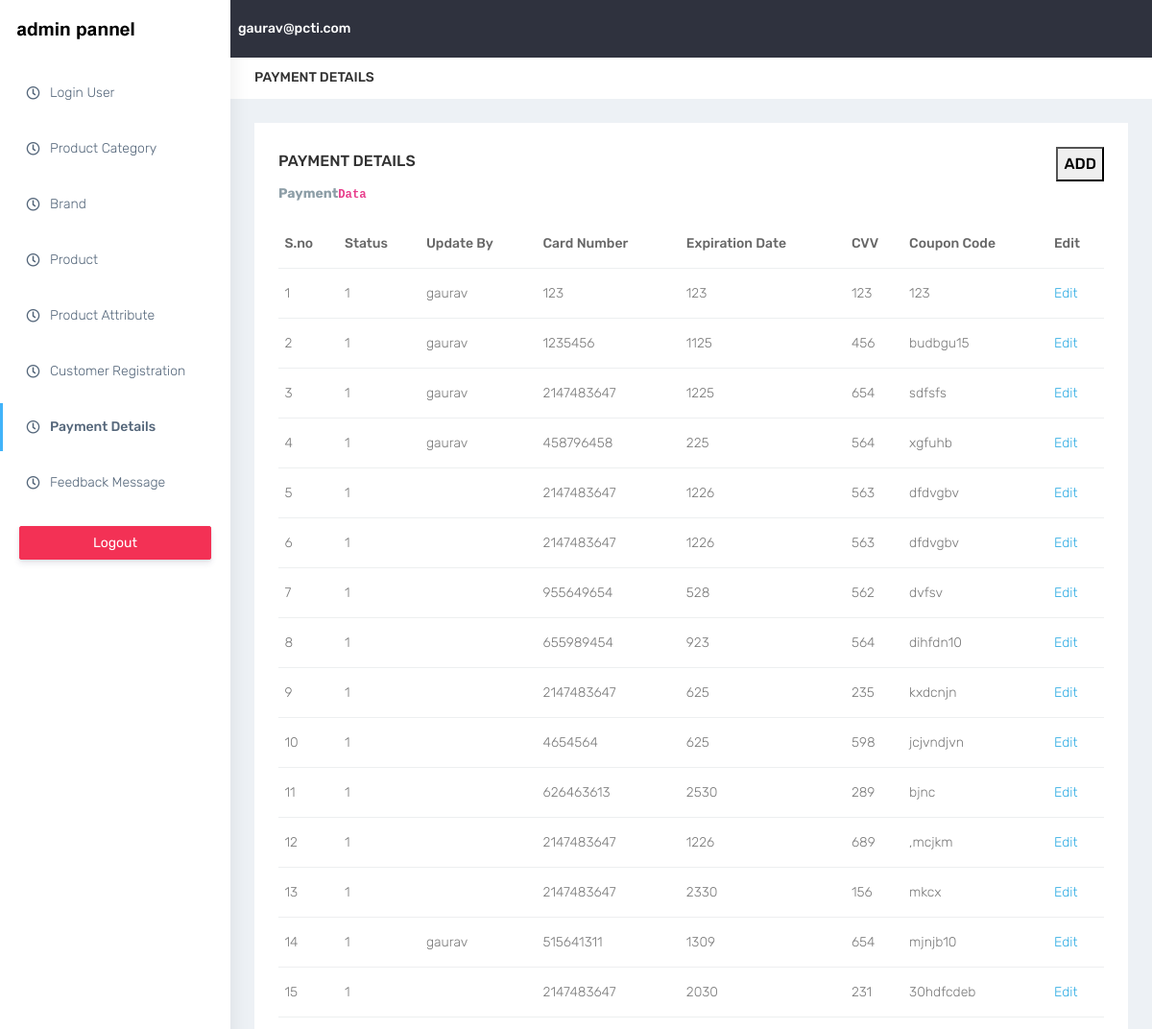
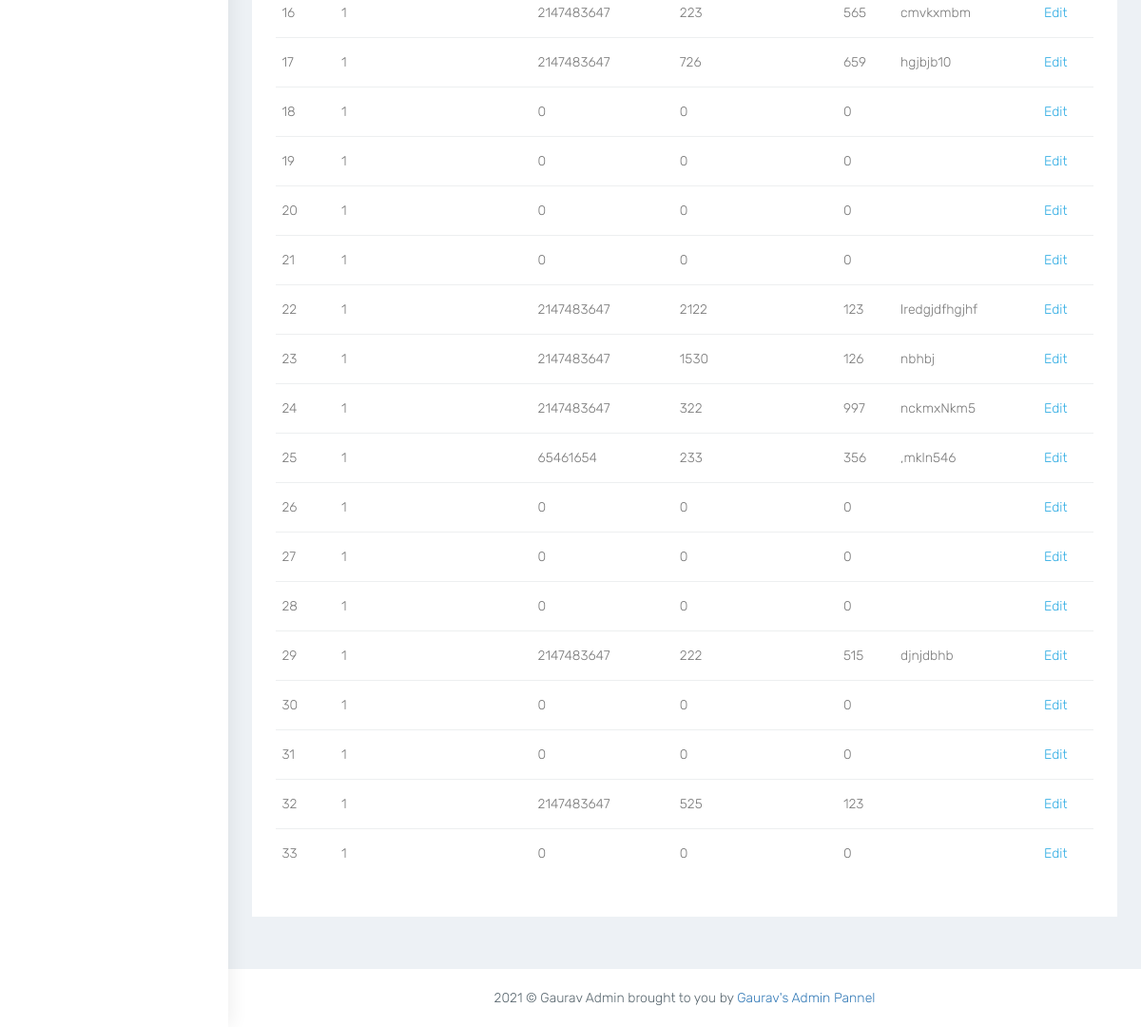
Page /admin/payment_details.php (signed in) on the committed database (2 pictures, top to bottom).
### tables this page shows
CREATE TABLE `payment` (
 `id` INT(11) NOT NULL,
 `status` INT(11) NOT NULL,
 `last_update` DATETIME NOT NULL,
 `update_by` INT(11) NOT NULL,
 `card_number` INT(16) NOT NULL,
 `expiration_date` INT(4) NOT NULL,
 `cvv` INT(3) NOT NULL,
 `coupon_code` VARCHAR(150) NOT NULL,
 `cust_name` INT(11) NOT NULL,
 `payment_mode` VARCHAR(200) NOT NULL,
 `product_name` INT(11) NOT NULL,
 `cust_address` INT(11) NOT NULL
);

### admin/payment_details.php (the view, shortened to what this page needs)
<?php
require('../db.php');
$payment_det = array();
$sql = "SELECT * FROM `payment`";
$result = $conn->query($sql);
if($result->num_rows > 0)
{
	while($row = $result->fetch_assoc())
	{
		$payment_det[$row['id']] = $row;
	}
}
$user_data = array();
$sql = "SELECT * FROM `admin_login`";
$result = $conn->query($sql);
if($result->num_rows > 0)
{
	while($row = $result->fetch_assoc())
	{
		$user_data[$row['id']] = $row;
	}
}
?>
<!DOCTYPE html>
<html dir="ltr" lang="en">
<head>
   <link href="css/style.min.css" rel="stylesheet">
</head>
<body>
    <div id="main-wrapper" data-layout="vertical" data-navbarbg="skin5" data-sidebartype="full"
        data-sidebar-position="absolute" data-header-position="absolute" data-boxed-layout="full">
        <?php include("default/header.php"); ?>
        <?php include("default/menu.php");  ?>
        <div class="page-wrapper">
            <div class="page-breadcrumb bg-white">
                <div class="row align-items-center">
                    <div class="col-lg-3 col-md-4 col-sm-4 col-xs-12">
                        <h4 class="page-title text-uppercase font-medium font-14">Payment Details</h4>
                    </div>
                    <div class="col-lg-9 col-sm-8 col-md-8 col-xs-12">
                        <div class="d-md-flex">
                        </div>
                    </div>
                </div>
            </div>
            <div class="container-fluid">
                <div class="row">
                    <div class="col-sm-12">
                        <div class="white-box">
							<div class="row">
								<div class="col-md-6">
								<h3 class="box-title">Payment Details</h3>
								</div>
								<div class="col-md-6 text-right">
								<button class="box-title" data-toggle="modal" data-target="#Add">Add</button>
								</div>
							</div>
                            <p class="text-muted">Payment<code>Data</code></p>
                            <div class="table-responsive">
                                <table class="table">
                                    <thead>
                                        <tr>
                                            <th class="border-top-0">S.no</th>
                                            <th class="border-top-0">Status</th>
                                            <th class="border-top-0">Update By</th>
                                            <th class="border-top-0">Card Number</th>
                                            <th class="border-top-0">Expiration Date</th>
                                            <th class="border-top-0">CVV</th>
                                            <th class="border-top-0">Coupon Code</th>
											<th class="border-top-0">Edit</th>
                                        </tr>
                                    </thead>
                                    <tbody>
									<?php
										$i=1;
										foreach($payment_det as $cnt => $pay)
										{
											echo '
												<tr>
													<td>'.$i.'</td>
													<td>'.$pay['status'].'</td>
													<td>'.$user_data[$pay['update_by']]['name'].'</td>
													<td>'.$pay['card_number'].'</td>
													<td>'.$pay['expiration_date'].'</td>
													<td>'.$pay['cvv'].'</td>
													<td>'.$pay['coupon_code'].'</td>
													<td><a href="#" class="user-edit" data-toggle="modal" data-target="#Edit" data-status="'.$pay['status'].'" data-card_number="'.$pay['card_number'].'" data-expiration_date="'.$pay['expiration_date'].'" data-cvv="'.$pay['cvv'].'" data-coupon_code="'.$pay['coupon_code'].'" data-id="'.$pay['id'].'" >Edit</a></td>
												</tr>
											';
											$i++;
										}
									?>
                                    </tbody>
                                </table>
                            </div>
                        </div>
                    </div>
                </div>
            </div>
            <footer class="footer text-center"> 2021 © Gaurav Admin brought to you by <a
                    href="index.php">Gaurav's Admin Pannel</a>
            </footer>
        </div>
    </div>
</body>
</html>

### rows in the picture
payment: status "1", update_by.name "gaurav", card_number "123", expiration_date "123", cvv "123", coupon_code "123"
payment: status "1", update_by.name "gaurav", card_number "1235456", expiration_date "1125", cvv "456", coupon_code "budbgu15"
payment: status "1", update_by.name "gaurav", card_number "2147483647", expiration_date "1225", cvv "654", coupon_code "sdfsfs"
payment: status "1", update_by.name "gaurav", card_number "458796458", expiration_date "225", cvv "564", coupon_code "xgfuhb"
payment: status "1", card_number "2147483647", expiration_date "1226", cvv "563", coupon_code "dfdvgbv"
payment: status "1", card_number "2147483647", expiration_date "1226", cvv "563", coupon_code "dfdvgbv"
payment: status "1", card_number "955649654", expiration_date "528", cvv "562", coupon_code "dvfsv"
payment: status "1", card_number "655989454", expiration_date "923", cvv "564", coupon_code "dihfdn10"
payment: status "1", card_number "2147483647", expiration_date "625", cvv "235", coupon_code "kxdcnjn"
payment: status "1", card_number "4654564", expiration_date "625", cvv "598", coupon_code "jcjvndjvn"
payment: status "1", card_number "626463613", expiration_date "2530", cvv "289", coupon_code "bjnc"
payment: status "1", card_number "2147483647", expiration_date "1226", cvv "689", coupon_code ",mcjkm"
payment: status "1", card_number "2147483647", expiration_date "2330", cvv "156", coupon_code "mkcx"
payment: status "1", update_by.name "gaurav", card_number "515641311", expiration_date "1309", cvv "654", coupon_code "mjnjb10"
payment: status "1", card_number "2147483647", expiration_date "2030", cvv "231", coupon_code "30hdfcdeb"
payment: status "1", card_number "2147483647", expiration_date "223", cvv "565", coupon_code "cmvkxmbm"
payment: status "1", card_number "2147483647", expiration_date "726", cvv "659", coupon_code "hgjbjb10"
payment: status "1", card_number "0", expiration_date "0", cvv "0"
payment: status "1", card_number "0", expiration_date "0", cvv "0"
payment: status "1", card_number "0", expiration_date "0", cvv "0"
payment: status "1", card_number "0", expiration_date "0", cvv "0"
payment: status "1", card_number "2147483647", expiration_date "2122", cvv "123", coupon_code "lredgjdfhgjhf"
payment: status "1", card_number "2147483647", expiration_date "1530", cvv "126", coupon_code "nbhbj"
payment: status "1", card_number "2147483647", expiration_date "322", cvv "997", coupon_code "nckmxNkm5"
payment: status "1", card_number "65461654", expiration_date "233", cvv "356", coupon_code ",mkln546"
payment: status "1", card_number "0", expiration_date "0", cvv "0"
payment: status "1", card_number "0", expiration_date "0", cvv "0"
payment: status "1", card_number "0", expiration_date "0", cvv "0"
payment: status "1", card_number "2147483647", expiration_date "222", cvv "515", coupon_code "djnjdbhb"
payment: status "1", card_number "0", expiration_date "0", cvv "0"
payment: status "1", card_number "0", expiration_date "0", cvv "0"
payment: status "1", card_number "2147483647", expiration_date "525", cvv "123"
payment: status "1", card_number "0", expiration_date "0", cvv "0"

### other values in the picture
$_SESSION['user_login']['name'] "gaurav@pcti.com"
